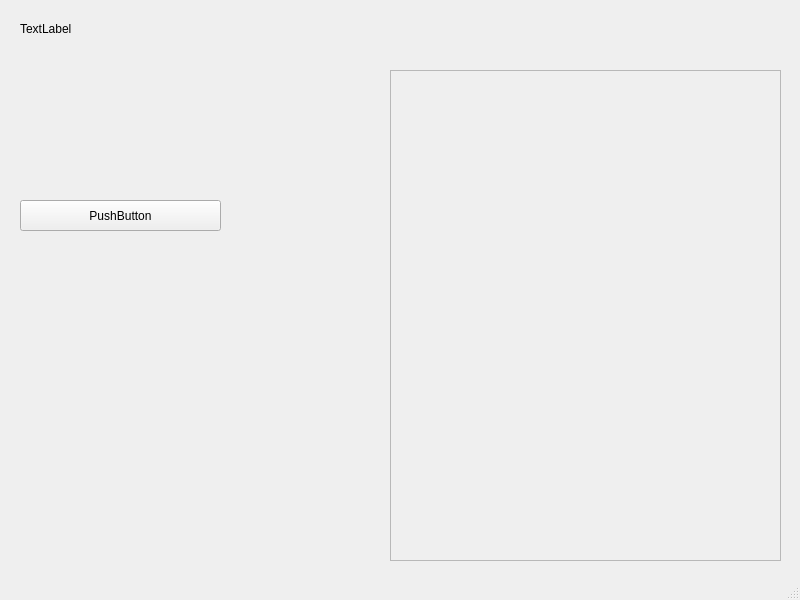
<?xml version="1.0" encoding="UTF-8"?>
<ui version="4.0">
 <class>MainWindow</class>
 <widget class="QMainWindow" name="MainWindow">
  <property name="geometry">
   <rect>
    <x>0</x>
    <y>0</y>
    <width>800</width>
    <height>600</height>
   </rect>
  </property>
  <property name="windowTitle">
   <string>MyLib</string>
  </property>
  <widget class="QWidget" name="centralwidget">
   <widget class="QPushButton" name="pushButton">
    <property name="geometry">
     <rect>
      <x>20</x>
      <y>200</y>
      <width>201</width>
      <height>31</height>
     </rect>
    </property>
    <property name="text">
     <string>PushButton</string>
    </property>
   </widget>
   <widget class="QScrollArea" name="scrollArea">
    <property name="geometry">
     <rect>
      <x>390</x>
      <y>70</y>
      <width>391</width>
      <height>491</height>
     </rect>
    </property>
    <property name="widgetResizable">
     <bool>true</bool>
    </property>
    <widget class="QWidget" name="scrollAreaWidgetContents">
     <property name="geometry">
      <rect>
       <x>0</x>
       <y>0</y>
       <width>389</width>
       <height>489</height>
      </rect>
     </property>
    </widget>
   </widget>
   <widget class="QLabel" name="label">
    <property name="geometry">
     <rect>
      <x>20</x>
      <y>20</y>
      <width>67</width>
      <height>17</height>
     </rect>
    </property>
    <property name="text">
     <string>TextLabel</string>
    </property>
   </widget>
  </widget>
  <widget class="QMenuBar" name="menubar">
   <property name="geometry">
    <rect>
     <x>0</x>
     <y>0</y>
     <width>800</width>
     <height>22</height>
    </rect>
   </property>
  </widget>
  <widget class="QStatusBar" name="statusbar"/>
 </widget>
 <resources/>
 <connections/>
</ui>
